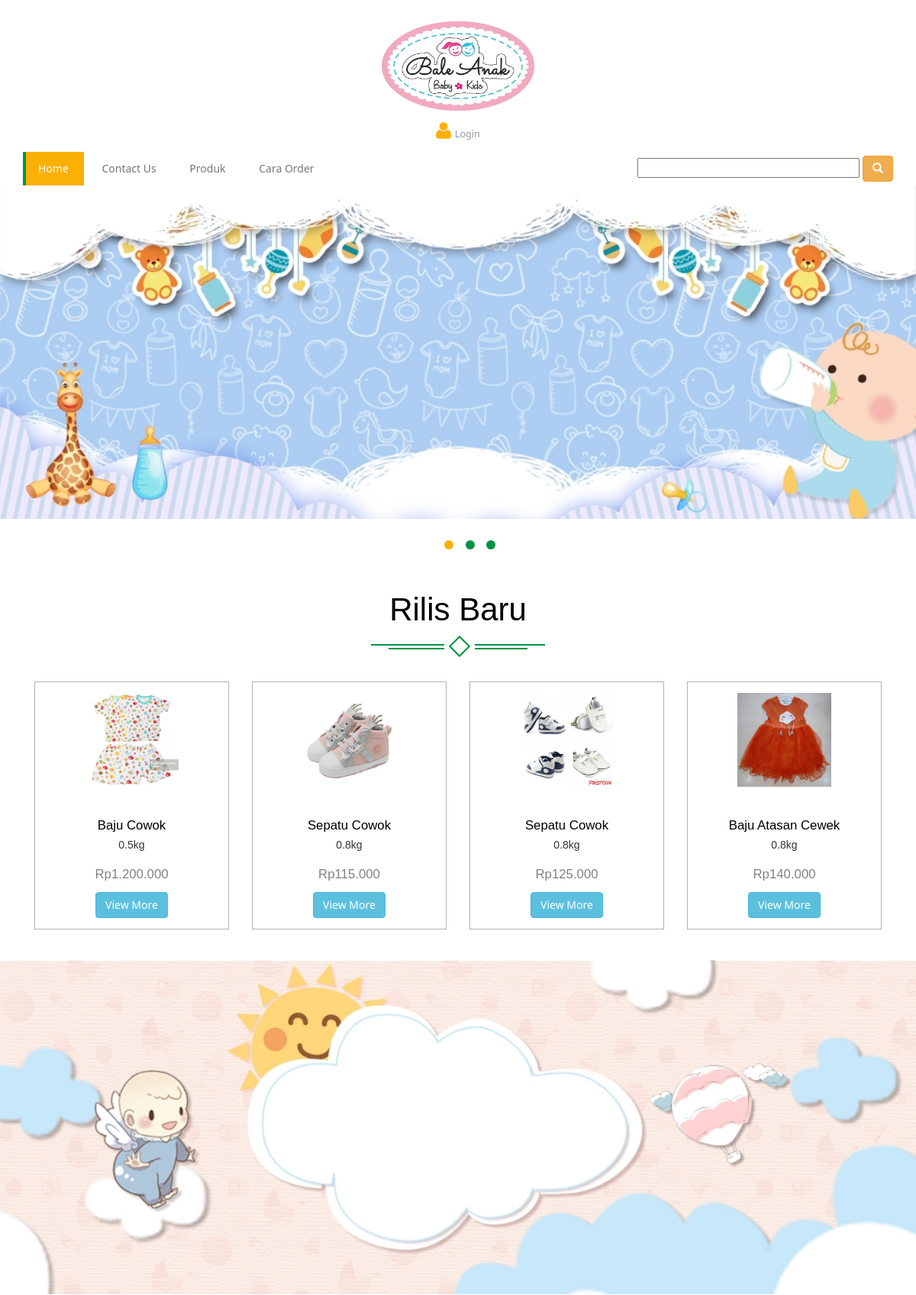
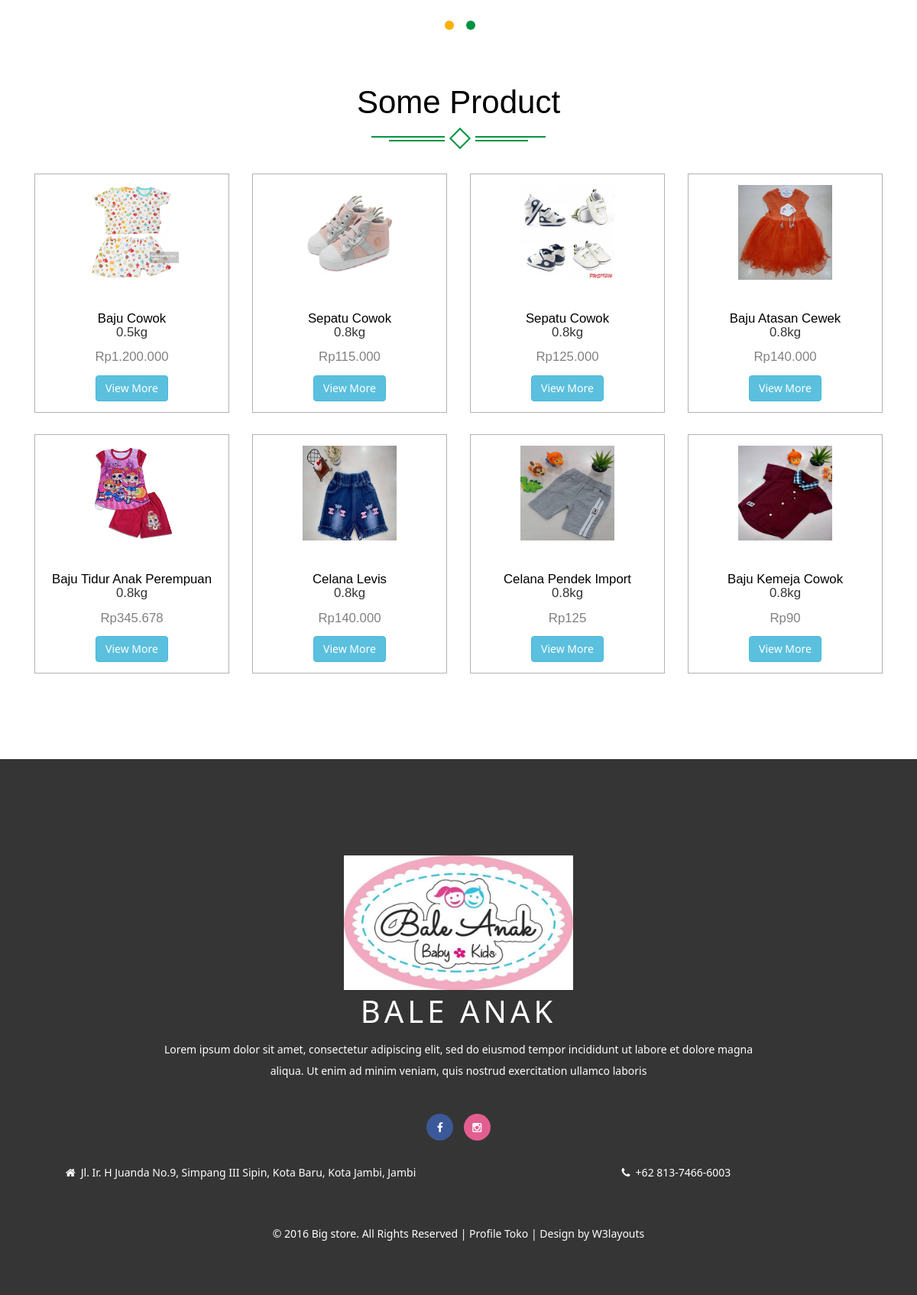
Page /pengunjung/dashboard/index.php on the committed database (2 pictures, top to bottom).
### tables this page shows
CREATE TABLE `produk` (
  `kodeproduk` int(11) NOT NULL,
  `kd_subkategori` int(11) NOT NULL,
  `nama_produk` varchar(50) NOT NULL,
  `deskripsi` varchar(255) NOT NULL,
  `harga_produk` int(11) NOT NULL,
  `stok` int(11) NOT NULL,
  `berat` float NOT NULL,
  `foto1` varchar(255) NOT NULL,
  `foto2` varchar(255) DEFAULT NULL,
  `ukuran` varchar(200) NOT NULL,
  `diskon` int(11) DEFAULT NULL,
  `tgl_masuk` datetime NOT NULL
);

### pengunjung/dashboard/functions.php (called while the page is built, shortened)
<?php
function toRupiah($number)
{
	if ( is_numeric($number) )
	{
		return "Rp" . number_format($number, 0, ',', '.');
	}
}
?>

### pengunjung/dashboard/homepengunjung.php (the view, shortened to what this page needs)
<?php require 'functions.php';?>
<?php include_once('../_headerpenggunjung.php'); ?>
<!DOCTYPE html>
<html>
<head>
</head>
<body>
	<br><br>
	<div class="content-top ">
		<div class="container ">
			<div class="spec ">
				<h3>Rilis Baru</h3>
				<div class="ser-t">
					<span><i></i></span>
				</div>
			</div>
			<div class="tab-head ">
				<div class=" tab-content tab-content-t ">
					<div class="tab-pane active text-style" id="tab1">
						<div class=" con-w3l">
							<?php $ambil = mysqli_query($conn, "SELECT * FROM produk ORDER BY tgl_masuk DESC LIMIT 4"); ?>
							<?php while ($perproduk =  mysqli_fetch_assoc($ambil)) { ?>
								<div class="col-md-3 m-wthree">
									<div class="col-m">
										<a href="#" data-toggle="modal" data-target="#myModal16" class="offer-img">
											<img src="../../images/<?php echo $perproduk["foto1"]; ?>" class="img-responsive" alt="">
										</a>
										<div class="mid-1">
											<div class="women">
												<h6 style="text-align: center;"><a href="deskripsi.php?halaman=deskripsi&kodeproduk=<?php echo $perproduk["kodeproduk"]; ?>"><?php echo $perproduk["nama_produk"] ?></a><p><?php echo $perproduk["berat"]; ?>kg</p>	</h6>
											</div>
											<div class="mid-2">
												<h6 style="text-align: center; color: grey"><?php echo toRupiah($perproduk["harga_produk"]); ?></h6>
											</div>
											<div class="add">
												<a href="deskripsi.php?halaman=deskripsi&kodeproduk=<?php echo $perproduk["kodeproduk"]; ?>" class="btn btn-info"><span class="">View More</span></a>
											</div>
										</div>
									</div>
								</div>
								<?php } ?>
								<div class="clearfix"></div>
							</div>
						</div>
					</div>
				</div>
			</div>
		</div><br><br>
  	<div id="myCarousel" class="carousel slide" data-ride="carousel">
  		<ol class="carousel-indicators">
  			<li data-target="#myCarousel" data-slide-to="0" class="active"></li>
  			<li data-target="#myCarousel" data-slide-to="1"></li>
  		</ol>
  		<div class="carousel-inner" role="listbox">
  			<div class="item active">
  				<img class="first-slide" src="../../images/5.jpeg" alt="First slide" width="1350px"></a>
  			</div>
  		</div>
  	</div>
  	<div class="product">
  		<div class="container">
  			<div class="spec ">
  				<h3>Some Product</h3>
  				<div class="ser-t">
  					<span><i></i></span>
  				</div>
  			</div>
  			<div class=" con-w3l">
  				<?php $ambil = mysqli_query($conn, "SELECT * FROM produk ORDER BY tgl_masuk DESC LIMIT 8"); ?>
  				<?php while ($perproduk =  mysqli_fetch_assoc($ambil)) { ?>
  					<div class="col-md-3 pro-1">
  						<div class="col-m">
  							<a href="#" data-toggle="modal" data-target="#myModal24" class="offer-img">
  								<img src="../../images/<?php echo $perproduk["foto1"]; ?>" class="img-responsive" alt="">
  							</a>
  							<div class="mid-1">
  								<div class="women">
  									<h6 style="text-align: center;"><a href="deskripsi.php?halaman=deskripsi&kodeproduk=<?php echo $perproduk["kodeproduk"]; ?>"><?php echo $perproduk["nama_produk"] ?></a><p><?php echo $perproduk["berat"]; ?>kg</p>	</h6>
  								</div>
  								<div class="mid-2">
  									<h6 style="text-align: center; color: grey"><?php echo toRupiah($perproduk["harga_produk"]); ?></h6>
  								</div>
  								<div class="add">
  									<a href="deskripsi.php?halaman=deskripsi&kodeproduk=<?php echo $perproduk["kodeproduk"]; ?>" class="btn btn-info"><span class="">View More</span></a>
  								</div>
  							</div>
  						</div>
  					</div>
  					<?php } ?>
  					<div class="clearfix"></div>
  				</div>
  			</div>
  		</div>
  	</body>
  	</html>
  	<?php include_once('../_footer.php'); ?>

### pengunjung/css/style.css (style rules this page uses)
body { margin:0; padding:0; background:#fff; font-family: 'Noto Sans', sans-serif; }
body a { transition:0.5s all; -webkit-transition:0.5s all; -moz-transition:0.5s all; -o-transition:0.5s all; -ms-transition:0.5s all; }
h1,h2,h3,h4,h5,h6 { margin:0; font-family: 'Montserrat', sans-serif; }
p,label { margin:0; }
.active a:before { opacity: 1; right: 95%; }
.spec { text-align: center; margin-bottom: 3em; }
.spec h3 { font-size:3em; color:#000; margin-bottom:0.5em; }
.ser-t { text-align: center; margin: 0 auto; width: 20%; position: relative; }
.ser-t span { width: 40px; height: 40px; display: block; background: #fff; position: absolute; top: -7px; left: 42%; }
.ser-t span i { width: 20px;height: 20px; display: block; border: 2px solid #039445; -webkit-transform: rotate(45deg) translate3d(0, 0, 0); -moz-transform: rotate(45deg) translate3d(0, 0, 0); -ms-transform: rotate(45deg) translate3d(0, 0, 0); -o-transform: rotate(45deg) translate3d(0, 0, 0); transform: rotate(45deg) translate3d(0, 0, 0); margin-left: 0.7em; }
.content-top { padding:4em 0 0; }
.tab-head { margin: 1em 0 0; }
.tab-content-t { padding: 0em !important; }
.mid-1 h6 { font-size: 1.2em; }
.mid-1 h6 a { color: #000000; text-decoration:none; }
.mid-2 { padding: 1em 0; }
.mid-1 { padding: 3em 0 0; }
.add { text-align:center; }
.col-m { padding: 1em; border: 1px solid #B2B2B2; }
.offer-img { position:relative; display:block; }
.offer-img img { margin:0 auto; width: 55%; }
.product { padding:8em 0 6em; }
.pro-1 { margin-bottom: 2em; }
.carousel-indicators { position: absolute; bottom: -45px; left: 48%; z-index: 15; width: auto; padding-left: 0; margin: 0; text-align: center; list-style: none; }
.carousel-indicators li { display: inline-block; width: 12px; height: 12px; margin:0 6px; text-indent: -999px; cursor: pointer; background-color: #029241; border: none; border-radius: 10px; }
.carousel-indicators .active { background-color: #FAB005; margin: 0 6px; }
ul.resp-tabs-list, p { margin: 0px; padding: 0px; }
.tab-content { padding: 15px; padding-top: 0px; padding-left: 0px; padding-bottom: 0px; border-top: none; }
.tab-content p { line-height: 2.2em; font-size: 14px; }
.tab-content > .active { display: block; visibility: visible; }
ol { margin-bottom: 44px; }

### rows in the picture
produk: foto1 (picture), nama_produk "Baju Cowok", berat "0.5", harga_produk "Rp1.200.000"
produk: foto1 (picture), nama_produk "Sepatu Cowok", berat "0.8", harga_produk "Rp115.000"
produk: foto1 (picture), nama_produk "Sepatu Cowok", berat "0.8", harga_produk "Rp125.000"
produk: foto1 (picture), nama_produk "Baju Atasan Cewek", berat "0.8", harga_produk "Rp140.000"
produk: foto1 (picture), nama_produk "Baju Tidur Anak Perempuan", berat "0.8", harga_produk "Rp345.678"
produk: foto1 (picture), nama_produk "Celana Levis", berat "0.8", harga_produk "Rp140.000"
produk: foto1 (picture), nama_produk "Celana Pendek Import", berat "0.8", harga_produk "Rp125"
produk: foto1 (picture), nama_produk "Baju Kemeja Cowok", berat "0.8", harga_produk "Rp90"
